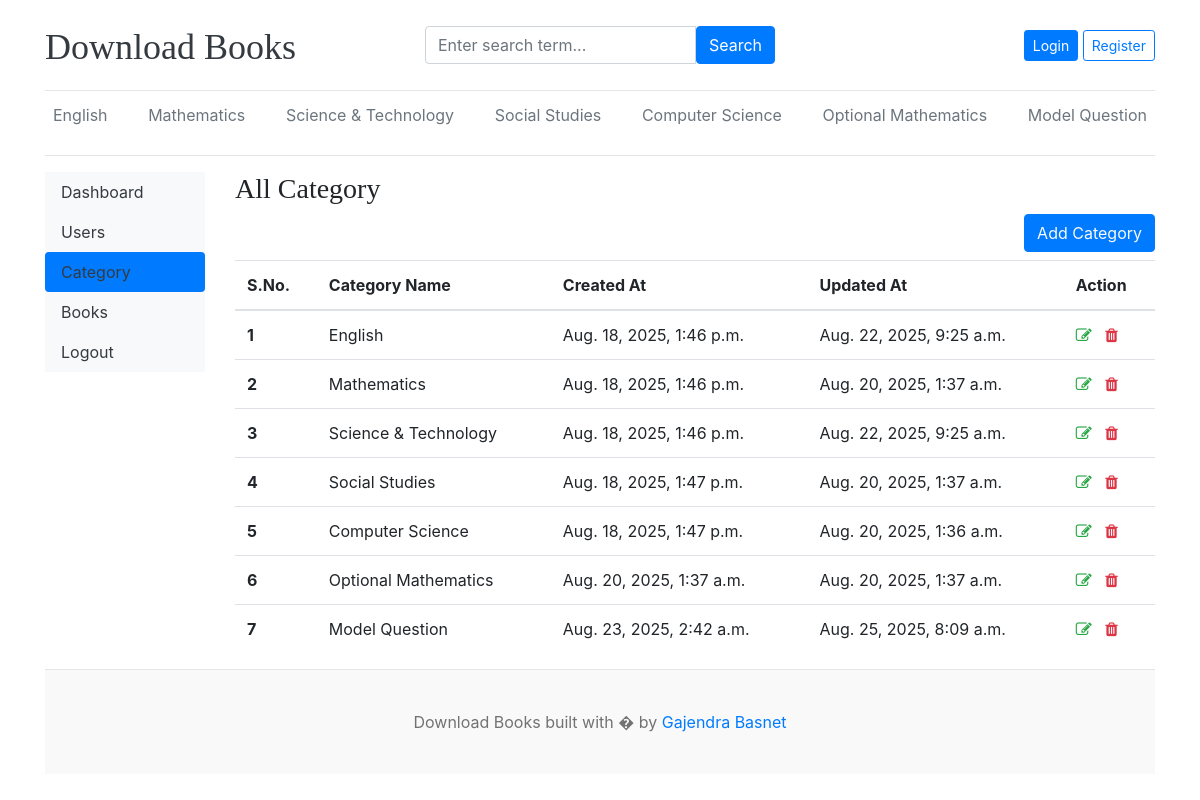
/dashboard/categories/, run on the app's committed database.
### blogs/models.py (models this page shows, shortened)
class Category(models.Model):
    category_name = models.CharField(max_length=50, unique=True)
    created_at = models.DateTimeField(auto_now_add=True)
    updated_at = models.DateTimeField(auto_now=True)
    class Meta:
        verbose_name_plural = 'Categories'

### dashboard/views.py (the view)
# urls.py: path('categories/', views.categories, name='categories'),
def categories(request):
    return render(request, 'dashboard/categories.html')

### blogs/context_processors.py (called while the page is built)
def get_categories(request):
    categories = Category.objects.all()
    return dict(categories = categories)

### templates/dashboard/categories.html (shortened to what this page needs)
{% extends 'base/base.html'%}
{% block content %}
<div class="row">
    {% include './leftsidebar.html' %}
    <div class="col-md-10">
      <h3>All Category</h3>
      <a href="{% url 'add_categories'%}" class="btn btn-primary text-light float-right mb-2"> Add Category </a>
       <table class="table table-hover">
  <thead>
    <tr>
      <th>S.No.</th>
      <th>Category Name</th>
      <th>Created At</th>
      <th>Updated At</th>
      <th>Action</th>
    </tr>
  </thead>
  <tbody>
    {% for cat in categories %}
    <tr>
      <th>{{forloop.counter}}</th>
      <td>{{cat.category_name}}</td>
      <td>{{cat.created_at}}</td>
      <td>{{cat.updated_at}}</td>
      <td>
        <a href="{% url 'edit_categories' cat.id %}"><i class="fa fa-edit text-success"></i></a>&nbsp;&nbsp;
        <a href="{% url 'delete_categories' cat.id %}"><i class="fa fa-trash text-danger"></i></a>
      </td>
    </tr>
    {% endfor %}
  </tbody>
</table>
    </div>
</div>
{% endblock %}

### templates/Base/header.html (shortened to what this page needs)
{% load static %}
<!DOCTYPE html>
<html lang="en">
<head>
    <link href="https://getbootstrap.com/docs/4.0/dist/css/bootstrap.min.css" rel="stylesheet">
    <link href="{% static 'css/blog.css' %}" rel="stylesheet">
    <link rel="stylesheet" href="https://cdnjs.cloudflare.com/ajax/libs/font-awesome/4.7.0/css/font-awesome.min.css">
    <link rel="stylesheet" href="https://cdn.datatables.net/2.3.3/css/dataTables.dataTables.css" />
  </head>
<body>
    <div class="container">
      <header class="blog-header py-3">
        <div class="row flex-nowrap justify-content-between align-items-center">
          <div class="col-4 pt-1">
            <a class="blog-header-logo text-dark" href="/">Download Books</a>
          </div>
            <div class="col-4">
              <form action="{% url 'search' %}" method="GET">
                  <div class="input-group">
                          <input class="form-control" name ="keyword" type="text" placeholder="Enter search term..." aria-label="Enter search term..." aria-describedby="button-search" />
                          <button type="submit" class="btn btn-primary" id="button-search" type="button">Search</button>
                    </div>
              </form>
            </div>
          <div class="col-4 d-flex justify-content-end align-items-center">
            {% if not user.is_authenticated %}
            <a class="btn btn-sm btn-primary" href="{% url 'login'%}">Login</a> &nbsp;
            <a class="btn btn-sm btn-outline-primary" href="{% url 'register' %}">Register</a>
            {% else %}
            <span>Welcome {{user}} <a class="btn btn-sm btn-primary" href="{% url 'dashboard' %}">Dashboard</a> </span>&nbsp;
            <span><a class="btn btn-sm btn-outline-primary" href="{% url 'logout' %}">Logout</a></span>
            {% endif %}
          </div>
        </div>
      </header>
      <div class="nav-scroller py-1 mb-2">
        <nav class="nav d-flex justify-content-between">
          {% for cat in categories %}
          <a class="p-2 text-muted" href="{% url 'posts_by_category' cat.id %}">{{cat.category_name}}</a>
          {% endfor %}
        </nav>
      </div>
    <hr/>

### static/css/blog.css (style rules this page uses)
.blog-header { border-bottom: 1px solid #e5e5e5; }
.blog-header-logo { font-family: "Playfair Display", Georgia, "Times New Roman", serif; font-size: 2.25rem; }
h1, h2, h3, h4, h5, h6 { font-family: "Playfair Display", Georgia, "Times New Roman", serif; }

### data on the page
Category: category_name "English", created_at "Aug. 18, 2025, 1:46 p.m.", updated_at "Aug. 22, 2025, 9:25 a.m."
Category: category_name "Mathematics", created_at "Aug. 18, 2025, 1:46 p.m.", updated_at "Aug. 20, 2025, 1:37 a.m."
Category: category_name "Science & Technology", created_at "Aug. 18, 2025, 1:46 p.m.", updated_at "Aug. 22, 2025, 9:25 a.m."
Category: category_name "Social Studies", created_at "Aug. 18, 2025, 1:47 p.m.", updated_at "Aug. 20, 2025, 1:37 a.m."
Category: category_name "Computer Science", created_at "Aug. 18, 2025, 1:47 p.m.", updated_at "Aug. 20, 2025, 1:36 a.m."
Category: category_name "Optional Mathematics", created_at "Aug. 20, 2025, 1:37 a.m.", updated_at "Aug. 20, 2025, 1:37 a.m."
Category: category_name "Model Question", created_at "Aug. 23, 2025, 2:42 a.m.", updated_at "Aug. 25, 2025, 8:09 a.m."
